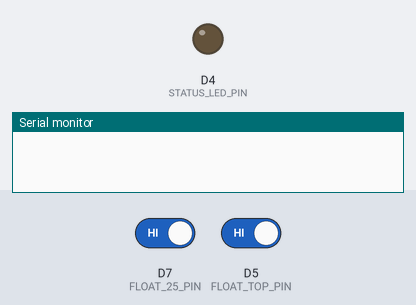
This sketch was run on a simulated ESP8266 (Wemos D1 mini). Shown: output pins drawn as LEDs (lit = HIGH), the last lines printed to the serial monitor. The test bench sets the inputs (shaded band); at power-on: D7 (FLOAT_25_PIN) HIGH, D5 (FLOAT_TOP_PIN) HIGH. No radio packets arrive unless stated. At 0.8 s the program puts the board to deep sleep or switches it off; the recording ends there.

Above: at 0.0 s.
At 0.5 s:
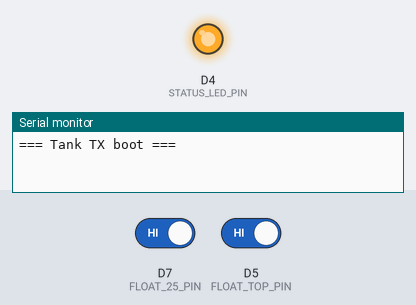
Timing chart, 0 to 0.8 s (numbered marks = the images above):
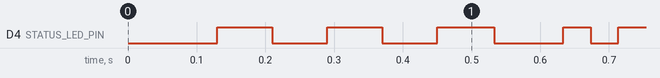

The sketch:

esp_433_TX_1.ino
```cpp
// // ================================================================
// //  ESP8266 + 433 MHz ASK Transmitter - VERY LOW POWER VERSION
// // ================================================================

// #include <RH_ASK.h>
// #include <SPI.h>                 // Required by RH_ASK
// #include <ESP8266WiFi.h>

// // ────────────────────────────────────────────────
// // CONFIGURATION
// // ────────────────────────────────────────────────

// #define RF_TX_PIN         D2       // GPIO4
// #define STATUS_LED_PIN    LED_BUILTIN

// #define FLOAT_TOP_PIN     D5
// #define FLOAT_75_PIN      D6
// #define FLOAT_50_PIN      D7
// #define FLOAT_25_PIN      D8

// const uint32_t REPORT_INTERVAL_SEC = 10;//180;
// const uint32_t SLEEP_SECONDS = REPORT_INTERVAL_SEC + 8;

// const uint8_t DEVICE_ID = 1;

// // ────────────────────────────────────────────────
// // MESSAGE FORMAT
// // ────────────────────────────────────────────────

// struct __attribute__((packed)) TankMessage {
//     uint8_t  deviceId;
//     uint8_t  levelPercent;
//     uint16_t battery_mV;
//     uint8_t  reserved;
// };

// // IMPORTANT: rx = -1, tx = RF_TX_PIN
// RH_ASK driver(2000, -1, RF_TX_PIN);

// // ────────────────────────────────────────────────
// // SETUP
// // ────────────────────────────────────────────────

// void setup()
// {
//     pinMode(STATUS_LED_PIN, OUTPUT);
//     digitalWrite(STATUS_LED_PIN, HIGH);

//     pinMode(FLOAT_TOP_PIN, INPUT_PULLUP);
//     pinMode(FLOAT_75_PIN, INPUT_PULLUP);
//     pinMode(FLOAT_50_PIN, INPUT_PULLUP);
//     pinMode(FLOAT_25_PIN, INPUT_PULLUP);

//     blink(3, 80);

//     if (!driver.init()) {
//         while (true) {
//             blink(1, 100);
//             delay(400);
//         }
//     }

//     WiFi.mode(WIFI_OFF);
//     WiFi.forceSleepBegin();
//     delay(1);
// }

// // ────────────────────────────────────────────────
// // LOOP (runs once per wake)
// // ────────────────────────────────────────────────

// void loop()
// {
//     TankMessage msg;

//     msg.deviceId     = DEVICE_ID;
//     msg.levelPercent = readTankLevel();
//     msg.battery_mV   = readBatteryVoltage_mV();
//     msg.reserved     = 0;

//     digitalWrite(STATUS_LED_PIN, LOW);
//     bool ok = driver.send((uint8_t*)&msg, sizeof(msg));
//     driver.waitPacketSent();
//     digitalWrite(STATUS_LED_PIN, HIGH);

//     if (ok) blink(2, 40);
//     else    blink(5, 60);

//     // ESP.deepSleep(SLEEP_SECONDS * 1000000ULL);
//     ESP.deepSleep(SLEEP_SECONDS * 10ULL);
// }

// // ────────────────────────────────────────────────
// // SENSOR FUNCTIONS
// // ────────────────────────────────────────────────

// uint8_t readTankLevel()
// {
//     if      (digitalRead(FLOAT_TOP_PIN) == LOW) return 100;
//     else if (digitalRead(FLOAT_75_PIN)  == LOW) return 75;
//     else if (digitalRead(FLOAT_50_PIN)  == LOW) return 50;
//     else if (digitalRead(FLOAT_25_PIN)  == LOW) return 25;
//     else                                        return 0;
// }

// uint16_t readBatteryVoltage_mV()
// {
//     // NodeMCU/Wemos A0 already scaled to 0–1V
//     const float R1 = 220000.0;
//     const float R2 = 100000.0;
//     const float factor = (R1 + R2) / R2;

//     uint16_t raw = analogRead(A0);
//     float v_adc = raw * (1.0 / 1023.0);
//     return (uint16_t)(v_adc * factor * 1000.0 + 0.5);
// }

// // ────────────────────────────────────────────────
// // LED HELPER
// // ────────────────────────────────────────────────

// void blink(uint8_t times, uint16_t ms)
// {
//     for (uint8_t i = 0; i < times; i++) {
//         digitalWrite(STATUS_LED_PIN, LOW);
//         delay(ms);
//         digitalWrite(STATUS_LED_PIN, HIGH);
//         delay(ms);
//     }
// }


// ================================================================
//  ESP8266 + 433 MHz ASK Transmitter - VERY LOW POWER VERSION
// ================================================================

#include <RH_ASK.h>
#include <SPI.h>
#include <ESP8266WiFi.h>

// ────────────────────────────────────────────────
// CONFIGURATION
// ────────────────────────────────────────────────

#define RF_TX_PIN         D2       // GPIO4
#define STATUS_LED_PIN    LED_BUILTIN

#define FLOAT_TOP_PIN     D5
// #define FLOAT_75_PIN      D6
// #define FLOAT_50_PIN      D7  //D8 is not working
#define FLOAT_25_PIN      D7 //D8 is not working

const uint32_t REPORT_INTERVAL_SEC = 180;
const uint32_t SLEEP_SECONDS = REPORT_INTERVAL_SEC + 8;

const uint8_t DEVICE_ID = 1;

// ────────────────────────────────────────────────
// MESSAGE FORMAT
// ────────────────────────────────────────────────

struct __attribute__((packed)) TankMessage {
    uint8_t  deviceId;
    uint8_t  levelPercent;
    uint16_t battery_mV;
    uint8_t  reserved;
};

// IMPORTANT: rx = -1, tx = RF_TX_PIN
RH_ASK driver(2000, -1, RF_TX_PIN);

// ────────────────────────────────────────────────
// SETUP
// ────────────────────────────────────────────────

void setup()
{
    Serial.begin(74880);
    delay(50);
    Serial.println();
    Serial.println(F("=== Tank TX boot ==="));

    pinMode(STATUS_LED_PIN, OUTPUT);
    digitalWrite(STATUS_LED_PIN, HIGH);

    pinMode(FLOAT_TOP_PIN, INPUT_PULLUP);
    // pinMode(FLOAT_75_PIN, INPUT_PULLUP);
    // pinMode(FLOAT_50_PIN, INPUT_PULLUP);
    pinMode(FLOAT_25_PIN, INPUT_PULLUP);

    blink(3, 80);

    Serial.print(F("Init RF driver... "));
    if (!driver.init()) {
        Serial.println(F("FAILED"));
        while (true) {
            blink(1, 100);
            delay(400);
        }
    }
    Serial.println(F("OK"));

    Serial.println(F("Disabling WiFi"));
    WiFi.mode(WIFI_OFF);
    WiFi.forceSleepBegin();
    delay(1);
}

// ────────────────────────────────────────────────
// LOOP (runs once per wake)
// ────────────────────────────────────────────────

void loop()
{
    TankMessage msg;

    msg.deviceId     = DEVICE_ID;
    msg.levelPercent = readTankLevel();
    msg.battery_mV   = readBatteryVoltage_mV();
    msg.reserved     = 0;

    Serial.print(F("Device ID: "));
    Serial.println(msg.deviceId);

    Serial.print(F("Tank level: "));
    Serial.print(msg.levelPercent);
    Serial.println(F("%"));

    Serial.print(F("Battery: "));
    Serial.print(msg.battery_mV);
    Serial.println(F(" mV"));

    digitalWrite(STATUS_LED_PIN, LOW);
    bool ok = driver.send((uint8_t*)&msg, sizeof(msg));
    driver.waitPacketSent();
    digitalWrite(STATUS_LED_PIN, HIGH);

    Serial.print(F("RF send: "));
    Serial.println(ok ? F("OK") : F("FAIL"));

    if (ok) blink(2, 40);
    else    blink(5, 60);

    Serial.print(F("Sleeping for "));
    Serial.print(SLEEP_SECONDS);
    Serial.println(F(" seconds"));
    Serial.flush();

    ESP.deepSleep(SLEEP_SECONDS * 1000000ULL);
}
///
/*
void loop()
{
    TankMessage msg;

    msg.deviceId     = DEVICE_ID;
    msg.levelPercent = readTankLevel();
    msg.battery_mV   = readBatteryVoltage_mV();
    msg.reserved     = 0;

    Serial.print(F("Device ID: "));
    Serial.println(msg.deviceId);

    Serial.print(F("Tank level: "));
    Serial.print(msg.levelPercent);
    Serial.println(F("%"));

    Serial.print(F("Battery: "));
    Serial.print(msg.battery_mV);
    Serial.println(F(" mV"));

    digitalWrite(STATUS_LED_PIN, LOW);
    bool ok = driver.send((uint8_t*)&msg, sizeof(msg));
    driver.waitPacketSent();
    digitalWrite(STATUS_LED_PIN, HIGH);

    Serial.print(F("RF send: "));
    Serial.println(ok ? F("OK") : F("FAIL"));

    if (ok) blink(2, 40);
    else    blink(5, 60);

    Serial.print(F("Sleeping for "));
    Serial.print(SLEEP_SECONDS);
    Serial.println(F(" seconds"));
    Serial.flush();

    delay(100);  // Give serial time to finish

    // Use RF_DISABLED mode for lowest power consumption
    ESP.deepSleep(SLEEP_SECONDS * 1000000ULL, WAKE_RF_DISABLED);
}*/


// ────────────────────────────────────────────────
// SENSOR FUNCTIONS
// ────────────────────────────────────────────────

uint8_t readTankLevel()
{
    if      (digitalRead(FLOAT_TOP_PIN) == LOW) return 100;
    // else if (digitalRead(FLOAT_75_PIN)  == LOW) return 75;
    // else if (digitalRead(FLOAT_50_PIN)  == LOW) return 50;
    else if (digitalRead(FLOAT_25_PIN)  == LOW) return 25;
    else                                        return 0;
}

uint16_t readBatteryVoltage_mV()
{
    // NodeMCU/Wemos A0 already scaled to 0–1V
    const float R1 = 220000.0;
    const float R2 = 100000.0;
    const float factor = (R1 + R2) / R2;

    uint16_t raw = analogRead(A0);
    float v_adc = raw * (1.0 / 1023.0);
    return (uint16_t)(v_adc * factor * 1000.0 + 0.5);
}

// ────────────────────────────────────────────────
// LED HELPER
// ────────────────────────────────────────────────

void blink(uint8_t times, uint16_t ms)
{
    for (uint8_t i = 0; i < times; i++) {
        digitalWrite(STATUS_LED_PIN, LOW);
        delay(ms);
        digitalWrite(STATUS_LED_PIN, HIGH);
        delay(ms);
    }
}
```
